Frame 1 (no input): blank canvas, image omitted
Frame 60 (the mouse pressed at the canvas centre just before this capture): blank canvas, image omitted
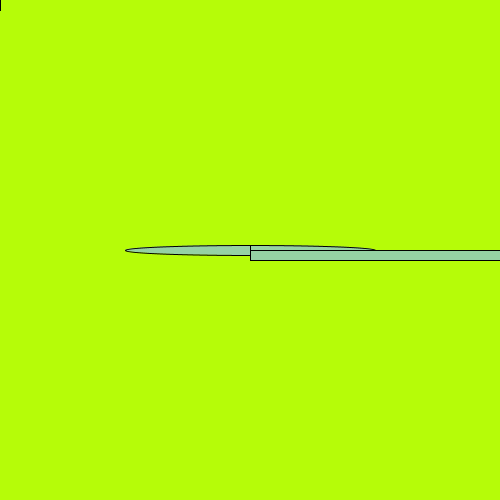
Frame 120 (the mouse held since frame 60 and released just before this capture)

The Processing sketch whose frames 1 and 60 were blank and that drew this single picture after the mouse press (run headless with seeded random() and noise(); from frame 60 on, the mouse is pressed at the canvas centre):

// Processing sketch: processing_120200
// ── processing_120200.pde



void setup(){
  size(500,500);
  
  background(182,252,8);
}
void draw(){
  strokeWeight(1);
  fill(random(0,255),random(0,255),random(0,255));
  ellipse(mouseX,mouseY,(abs(mouseX-pmouseX)),10);
  rect(mouseX,mouseY,(abs(mouseX-pmouseX)),10);
  
  
  
  
  

}
void mousePressed(){
  triangle(mouseX,mouseY,mouseX-pmouseX,mouseX,mouseY,5);
}
  
